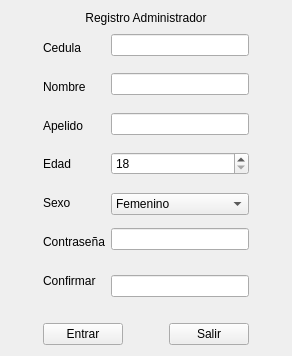
<?xml version="1.0" encoding="UTF-8"?>
<ui version="4.0">
 <class>registro_admin</class>
 <widget class="QWidget" name="registro_admin">
  <property name="geometry">
   <rect>
    <x>0</x>
    <y>0</y>
    <width>292</width>
    <height>356</height>
   </rect>
  </property>
  <property name="windowTitle">
   <string>Form</string>
  </property>
  <layout class="QVBoxLayout" name="verticalLayout_6">
   <item>
    <layout class="QVBoxLayout" name="verticalLayout_5">
     <item>
      <spacer name="verticalSpacer_4">
       <property name="orientation">
        <enum>Qt::Vertical</enum>
       </property>
       <property name="sizeHint" stdset="0">
        <size>
         <width>20</width>
         <height>13</height>
        </size>
       </property>
      </spacer>
     </item>
     <item>
      <layout class="QHBoxLayout" name="horizontalLayout_4">
       <item>
        <spacer name="horizontalSpacer">
         <property name="orientation">
          <enum>Qt::Horizontal</enum>
         </property>
         <property name="sizeHint" stdset="0">
          <size>
           <width>13</width>
           <height>20</height>
          </size>
         </property>
        </spacer>
       </item>
       <item>
        <layout class="QVBoxLayout" name="verticalLayout_4">
         <item>
          <layout class="QVBoxLayout" name="verticalLayout_3">
           <item>
            <widget class="QLabel" name="label_registro">
             <property name="text">
              <string>Registro Administrador</string>
             </property>
             <property name="alignment">
              <set>Qt::AlignCenter</set>
             </property>
            </widget>
           </item>
           <item>
            <layout class="QHBoxLayout" name="horizontalLayout_2">
             <item>
              <layout class="QVBoxLayout" name="verticalLayout">
               <item>
                <widget class="QLabel" name="label_cedula">
                 <property name="text">
                  <string>Cedula</string>
                 </property>
                </widget>
               </item>
               <item>
                <widget class="QLabel" name="label_nombre">
                 <property name="text">
                  <string>Nombre</string>
                 </property>
                </widget>
               </item>
               <item>
                <widget class="QLabel" name="label_apellido">
                 <property name="text">
                  <string>Apelido</string>
                 </property>
                </widget>
               </item>
               <item>
                <widget class="QLabel" name="label_edad">
                 <property name="text">
                  <string>Edad</string>
                 </property>
                </widget>
               </item>
               <item>
                <widget class="QLabel" name="label_sexo">
                 <property name="text">
                  <string>Sexo</string>
                 </property>
                </widget>
               </item>
               <item>
                <widget class="QLabel" name="label_nombre_2">
                 <property name="text">
                  <string>Contraseña</string>
                 </property>
                </widget>
               </item>
               <item>
                <widget class="QLabel" name="label_confirmar">
                 <property name="text">
                  <string>Confirmar</string>
                 </property>
                </widget>
               </item>
              </layout>
             </item>
             <item>
              <layout class="QVBoxLayout" name="verticalLayout_2">
               <item>
                <spacer name="verticalSpacer_9">
                 <property name="orientation">
                  <enum>Qt::Vertical</enum>
                 </property>
                 <property name="sizeHint" stdset="0">
                  <size>
                   <width>138</width>
                   <height>4</height>
                  </size>
                 </property>
                </spacer>
               </item>
               <item>
                <widget class="QLineEdit" name="lineEdit_cedula">
                 <property name="maxLength">
                  <number>9</number>
                 </property>
                </widget>
               </item>
               <item>
                <spacer name="verticalSpacer_8">
                 <property name="orientation">
                  <enum>Qt::Vertical</enum>
                 </property>
                 <property name="sizeHint" stdset="0">
                  <size>
                   <width>138</width>
                   <height>13</height>
                  </size>
                 </property>
                </spacer>
               </item>
               <item>
                <widget class="QLineEdit" name="lineEdit_nombre">
                 <property name="maxLength">
                  <number>15</number>
                 </property>
                </widget>
               </item>
               <item>
                <spacer name="verticalSpacer_7">
                 <property name="orientation">
                  <enum>Qt::Vertical</enum>
                 </property>
                 <property name="sizeHint" stdset="0">
                  <size>
                   <width>138</width>
                   <height>13</height>
                  </size>
                 </property>
                </spacer>
               </item>
               <item>
                <widget class="QLineEdit" name="lineEdit_apellido">
                 <property name="maxLength">
                  <number>15</number>
                 </property>
                </widget>
               </item>
               <item>
                <spacer name="verticalSpacer">
                 <property name="orientation">
                  <enum>Qt::Vertical</enum>
                 </property>
                 <property name="sizeHint" stdset="0">
                  <size>
                   <width>138</width>
                   <height>13</height>
                  </size>
                 </property>
                </spacer>
               </item>
               <item>
                <widget class="QSpinBox" name="spinBox_edad">
                 <property name="minimum">
                  <number>18</number>
                 </property>
                 <property name="maximum">
                  <number>110</number>
                 </property>
                </widget>
               </item>
               <item>
                <spacer name="verticalSpacer_6">
                 <property name="orientation">
                  <enum>Qt::Vertical</enum>
                 </property>
                 <property name="sizeHint" stdset="0">
                  <size>
                   <width>138</width>
                   <height>13</height>
                  </size>
                 </property>
                </spacer>
               </item>
               <item>
                <widget class="QComboBox" name="comboBox_sexo">
                 <item>
                  <property name="text">
                   <string>Femenino</string>
                  </property>
                 </item>
                 <item>
                  <property name="text">
                   <string>Masculino</string>
                  </property>
                 </item>
                </widget>
               </item>
               <item>
                <layout class="QHBoxLayout" name="horizontalLayout"/>
               </item>
               <item>
                <spacer name="verticalSpacer_5">
                 <property name="orientation">
                  <enum>Qt::Vertical</enum>
                 </property>
                 <property name="sizeHint" stdset="0">
                  <size>
                   <width>138</width>
                   <height>9</height>
                  </size>
                 </property>
                </spacer>
               </item>
               <item>
                <widget class="QLineEdit" name="lineEdit_contrasena">
                 <property name="maxLength">
                  <number>8</number>
                 </property>
                 <property name="echoMode">
                  <enum>QLineEdit::Password</enum>
                 </property>
                </widget>
               </item>
               <item>
                <spacer name="verticalSpacer_2">
                 <property name="orientation">
                  <enum>Qt::Vertical</enum>
                 </property>
                 <property name="sizeHint" stdset="0">
                  <size>
                   <width>138</width>
                   <height>20</height>
                  </size>
                 </property>
                </spacer>
               </item>
               <item>
                <widget class="QLineEdit" name="lineEdit_confirmar">
                 <property name="maxLength">
                  <number>8</number>
                 </property>
                 <property name="echoMode">
                  <enum>QLineEdit::Password</enum>
                 </property>
                </widget>
               </item>
              </layout>
             </item>
            </layout>
           </item>
           <item>
            <spacer name="verticalSpacer_10">
             <property name="orientation">
              <enum>Qt::Vertical</enum>
             </property>
             <property name="sizeHint" stdset="0">
              <size>
               <width>20</width>
               <height>30</height>
              </size>
             </property>
            </spacer>
           </item>
          </layout>
         </item>
         <item>
          <layout class="QHBoxLayout" name="horizontalLayout_3">
           <item>
            <widget class="QPushButton" name="pushButton_entrar">
             <property name="text">
              <string>Entrar</string>
             </property>
            </widget>
           </item>
           <item>
            <spacer name="horizontalSpacer_3">
             <property name="orientation">
              <enum>Qt::Horizontal</enum>
             </property>
             <property name="sizeHint" stdset="0">
              <size>
               <width>40</width>
               <height>20</height>
              </size>
             </property>
            </spacer>
           </item>
           <item>
            <widget class="QPushButton" name="pushButton_salir">
             <property name="text">
              <string>Salir</string>
             </property>
            </widget>
           </item>
          </layout>
         </item>
        </layout>
       </item>
       <item>
        <spacer name="horizontalSpacer_2">
         <property name="orientation">
          <enum>Qt::Horizontal</enum>
         </property>
         <property name="sizeHint" stdset="0">
          <size>
           <width>13</width>
           <height>50</height>
          </size>
         </property>
        </spacer>
       </item>
      </layout>
     </item>
     <item>
      <spacer name="verticalSpacer_3">
       <property name="orientation">
        <enum>Qt::Vertical</enum>
       </property>
       <property name="sizeHint" stdset="0">
        <size>
         <width>17</width>
         <height>20</height>
        </size>
       </property>
      </spacer>
     </item>
    </layout>
   </item>
  </layout>
 </widget>
 <resources/>
 <connections/>
</ui>
